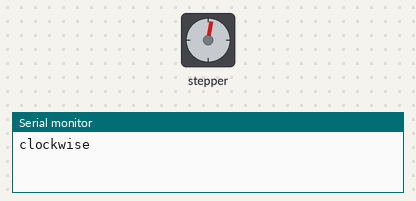
Simulated run of this sketch. Board: Arduino Zero (SAMD21). On the bench: stepper motor, the last lines printed to the serial monitor. Stepper angles assume 400 steps per turn.

Above: at 0.05 s.
At 1.4 s:
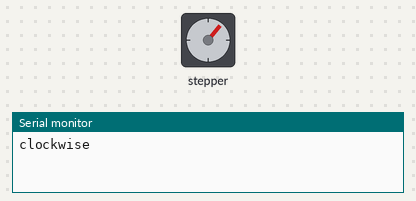
At 2.8 s:
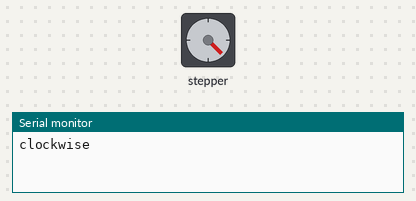
At 5.55 s:
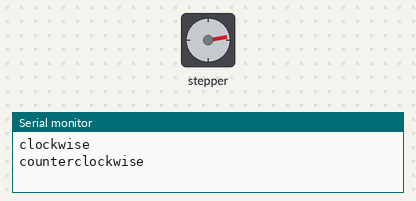
Timing chart, 0 to 9.2 s (numbered marks = the images above):
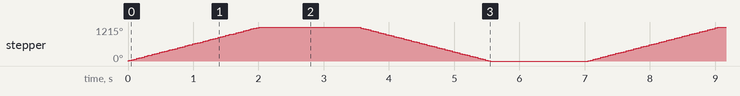

Measured:
- by itself, stepper: turns 1215° clockwise in 2.0 s, then 1215° counter-clockwise in 2.0 s, repeating every 7.1 s

The sketch:

stepper_oneRevolution.ino
```cpp
/*
 Stepper Motor Control - one revolution

 This program drives a unipolar or bipolar stepper motor.
 The motor is attached to digital pins 8 - 11 of the Arduino.

 The motor should revolve one revolution in one direction, then
 one revolution in the other direction.


 Created 11 Mar. 2007
 Modified 30 Nov. 2009
 by Tom Igoe

 */

#define Serial SerialUSB    //This trick is meant for the Aduino Zero board


#include <Stepper.h>

const byte enablePinA = 12;
const byte enablePinB = 13;

const int stepsPerRevolution = 400;  // change this to fit the number of steps per revolution
const int steps = 1350;
// for your motor

// initialize the stepper library on pins 8 through 11:
Stepper myStepper(stepsPerRevolution, 8, 9, 10, 11);

void setup() {
  // set the speed at 60 rpm:
  myStepper.setSpeed(100);
  // initialize the serial port:
  Serial.begin(9600);
}

void loop() {
  // step one revolution  in one direction:
  Serial.println("clockwise");
  digitalWrite(enablePinA, HIGH);
  digitalWrite(enablePinB, HIGH);
  myStepper.step(steps);

  // With a screw-nut driver, there is no need to leave the driver on
  digitalWrite(enablePinA, LOW);
  digitalWrite(enablePinB, LOW);
  delay(1500);

  // step one revolution in the other direction:
  Serial.println("counterclockwise");
  digitalWrite(enablePinA, HIGH);
  digitalWrite(enablePinB, HIGH);
  myStepper.step(-steps);

  // With a screw-nut driver, there is no need to leave the driver on
  digitalWrite(enablePinA, LOW);
  digitalWrite(enablePinB, LOW);
  delay(1500);
}
```
